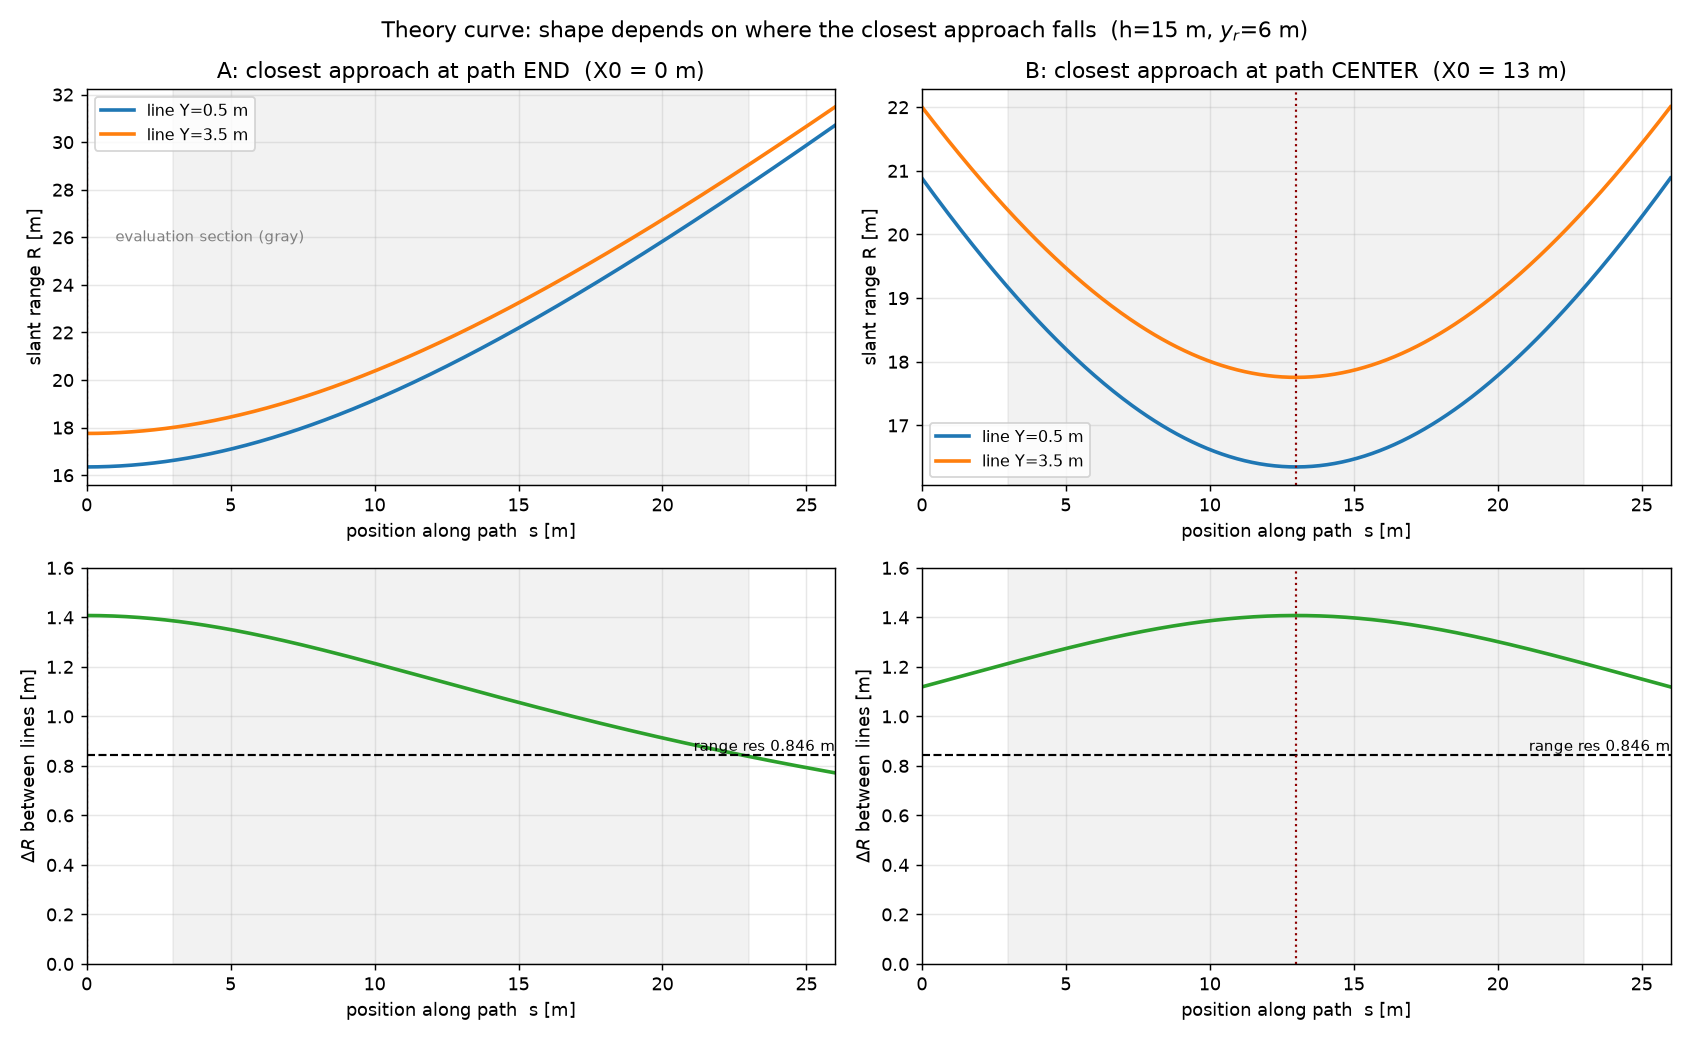

Python code for this plot:
# 理論曲線の形が、走路に対するレーダーの位置でどう変わるかを示す説明用の図。実データは使わない。
#
#   R(s) = sqrt( (s - X0)^2 + d^2 )     s: 走路に沿った位置[m], X0: 最接近点, d: 横方向離隔
#
# X0 が走路の外（端）にあれば R は単調、走路の中にあれば U 字になる。
# どちらになるかは現地でレーダーの投影点がどこに来るかで決まるので、走路の取り方で選べる。
#
# ライン識別に効くのは R の絶対値ではなく、ライン間の差 ΔR。これは最接近点の近くで最大になり、
# 離れるほど縮む。したがって走路のどこに最接近点を置くかが設計上の選択になる。

import matplotlib
matplotlib.use("Agg")
import matplotlib.pyplot as plt
import numpy as np

from geometry import RANGE_RES_M, slant_range

H, Y_R = 15.0, 6.0              # 設置高[m] / セットバック[m]（いずれも仮。今夜実測）
L = 26.0                        # 総走行距離[m]
EVAL = (3.0, 23.0)              # 評価区間[m]

CONFIGS = [("A: closest approach at path END  (X0 = 0 m)", 0.0),
           ("B: closest approach at path CENTER  (X0 = 13 m)", 13.0)]

s = np.linspace(0, L, 400)                                   # (S,) 走路に沿った位置

fig, axes = plt.subplots(2, 2, figsize=(13, 8))
for col, (title, x0) in enumerate(CONFIGS):
    ax_r, ax_d = axes[0, col], axes[1, col]
    for y, c in ((0.5, "C0"), (3.5, "C1")):
        r = slant_range(s - x0, y, Y_R, H)                   # (S,)
        ax_r.plot(s, r, c, lw=2, label=f"line Y={y} m")

    d_r = (slant_range(s - x0, 3.5, Y_R, H)
           - slant_range(s - x0, 0.5, Y_R, H))               # (S,) ライン間の差
    ax_d.plot(s, d_r, "C2", lw=2)
    ax_d.axhline(RANGE_RES_M, color="k", ls="--", lw=1.2)
    ax_d.text(L, RANGE_RES_M, " range res 0.846 m", fontsize=8.5, ha="right", va="bottom")

    for ax in (ax_r, ax_d):
        ax.axvspan(*EVAL, color="gray", alpha=0.10)
        ax.axvline(x0, color="darkred", ls=":", lw=1.2)
        ax.set_xlabel("position along path  s [m]")
        ax.grid(alpha=0.3)
        ax.set_xlim(0, L)
    ax_r.set_title(title)
    ax_r.set_ylabel("slant range R [m]")
    ax_r.legend(fontsize=9)
    ax_d.set_ylabel(r"$\Delta R$ between lines [m]")
    ax_d.set_ylim(0, 1.6)

axes[0, 0].text(1.0, slant_range(20, 0.5, Y_R, H), "evaluation section (gray)",
                fontsize=8.5, color="gray")
fig.suptitle(f"Theory curve: shape depends on where the closest approach falls  "
             f"(h={H:.0f} m, $y_r$={Y_R:.0f} m)")
fig.tight_layout()
fig.savefig("theory_curve_demo.png", dpi=130)
print("-> theory_curve_demo.png")
